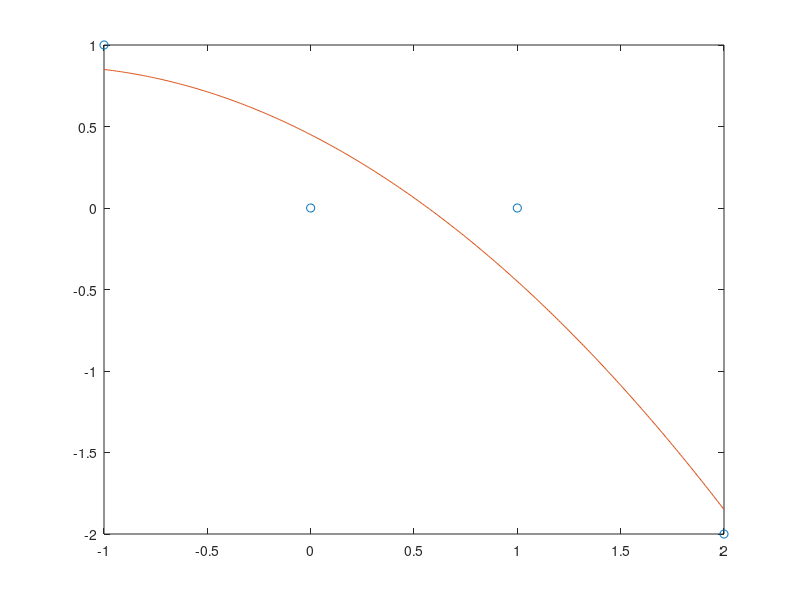

Recreate this plot in MATLAB.
% 下面程序拟合4个点(-1,1)、(0,0)、(1,0)、(2,-2)
% 得到 y = 0.45 - 0.65*x -0.25*x^2


x0 = [-1 0 1 2];
y0 = [1 0 0 -2];

% x0,y0为数据点，2为多项式阶数，返回c为幂次从高到低的多项式系数向量c。
% c =
%       -0.25000  -0.65000   0.45000
c = polyfit(x0,y0,2)

x = -1:0.01:2;

% y=polyval(c,x)为返回对应自变量x在给定系数c的多项式的值。
y = polyval(c,x);
plot(x0,y0,'o',x,y);
